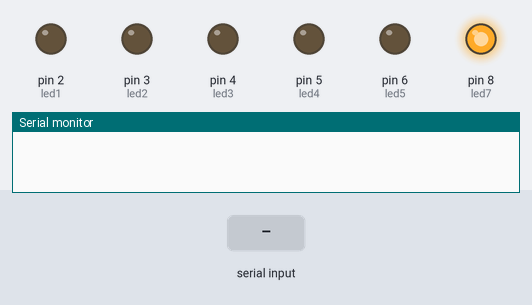
Simulated run of this sketch. Board: Arduino Uno, built with avr-gcc and run on an emulated ATmega328P. On the bench: output pins drawn as LEDs (lit = HIGH), the last lines printed to the serial monitor. The inputs (shaded band) are chosen by the test bench.

Above: at 1.2 s.
1.3 s: "*all on" received over Serial
At 1.6 s:
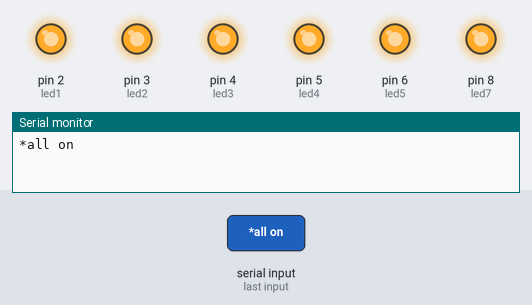
2.8 s: "*relay on" received over Serial
At 3.5 s:
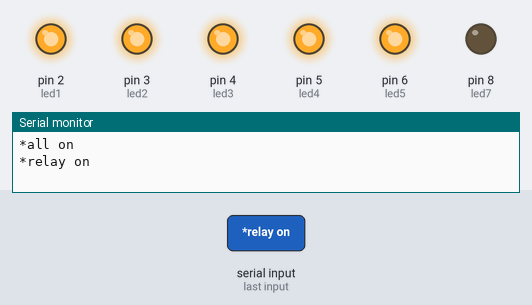
4.3 s: "*all of" received over Serial
At 5.1 s:
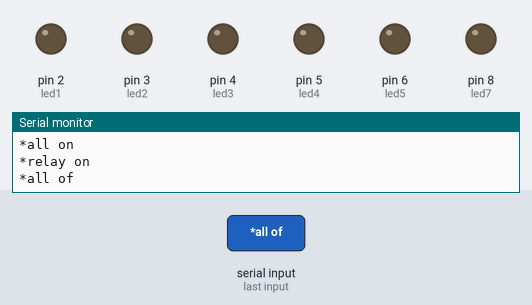
5.8 s: "*TV on" received over Serial
At 7.0 s:
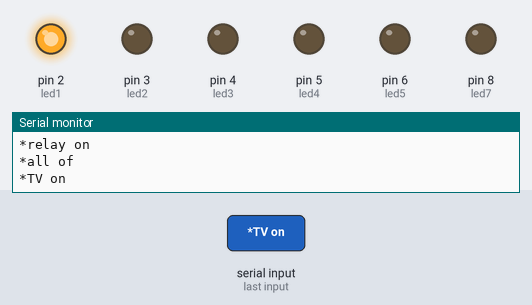
7.3 s: "*fan on" received over Serial
At 8.5 s:
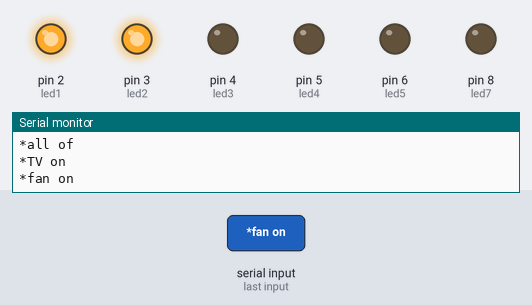
8.8 s: "*computer on" received over Serial
At 10.4 s:
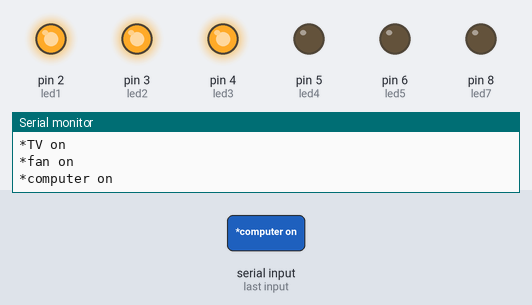
Timing chart, 0 to 11.4 s (numbered marks = the images above; inputs shaded):
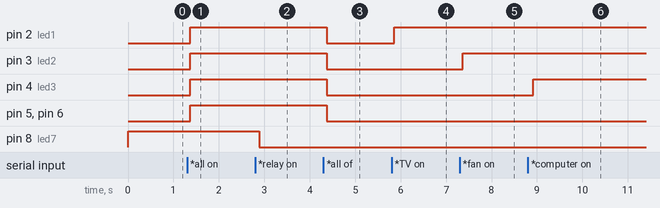

Measured:
- after the input at 1.3 s, pin 2 (led1), pin 3 (led2), pin 4 (led3), pin 5 (led4), pin 6 (led5): LOW → HIGH after 0.07 s
- after the input at 2.8 s, pin 8 (led7): HIGH → LOW after 0.09 s
- after the input at 4.3 s, pin 2 (led1), pin 3 (led2), pin 4 (led3), pin 5 (led4), pin 6 (led5): HIGH → LOW after 0.07 s
- after the input at 5.8 s, pin 2 (led1): LOW → HIGH after 0.06 s
- after the input at 7.3 s, pin 3 (led2): LOW → HIGH after 0.07 s
- after the input at 8.8 s, pin 4 (led3): LOW → HIGH after 0.12 s

The sketch:

Voice_control.ino
```cpp
String voice;
const int led1 = 2;
const int led2 = 3;
const int led3 = 4;
const int led4 = 5;
const int led5 = 6;
const int led7 = 8;


 void setup()
 {

  Serial.begin(9600);
  pinMode(led1, OUTPUT);
  pinMode(led2, OUTPUT);
  pinMode(led3, OUTPUT);
  pinMode(led4, OUTPUT);
  pinMode(led5, OUTPUT);
  pinMode(led7, OUTPUT);
  digitalWrite(led7,HIGH);

 }


 void loop()
  {

  while (Serial.available())
   {

    delay(10);
    char c = Serial.read();
    if (c == '#') {break;}
    voice += c;

   }

  if (voice.length() > 0)
   {

       Serial.println(voice);
       if(voice == "*all on")
         {

          allon();

         }

       else if(voice == "*all of")
         {

          alloff();

         }

       else if(voice == "*TV on"){digitalWrite(led1, HIGH);}
       else if(voice == "*relay on") {digitalWrite(led7,LOW);}
       else if(voice == "*fan on") {digitalWrite(led2, HIGH);}
       else if(voice == "*computer on") {digitalWrite(led3, HIGH);}
       else if(voice == "*bedroom lights on") {digitalWrite(led4, HIGH);}
       else if(voice == "*bathroom lights on") {digitalWrite(led5, HIGH);}

       else if(voice == "*TV off") {digitalWrite(led1, LOW);}
       else if(voice == "*relay of") {digitalWrite(led7, HIGH);}
       else if(voice == "*fan of") {digitalWrite(led2, LOW);}
       else if(voice == "*computer of") {digitalWrite(led3, LOW);}
       else if(voice == "*bedroom lights of") {digitalWrite(led4, LOW);}
       else if(voice == "*bathroom lights of") {digitalWrite(led5, LOW);}

       voice="";

   }

  }


 void allon()
  {

     digitalWrite(led1, HIGH);
     digitalWrite(led2, HIGH);
     digitalWrite(led3, HIGH);
     digitalWrite(led4, HIGH);
     digitalWrite(led5, HIGH);

   }


 void alloff()
  {

     digitalWrite(led1, LOW);
     digitalWrite(led2, LOW);
     digitalWrite(led3, LOW);
     digitalWrite(led4, LOW);
     digitalWrite(led5, LOW);

  }
```
